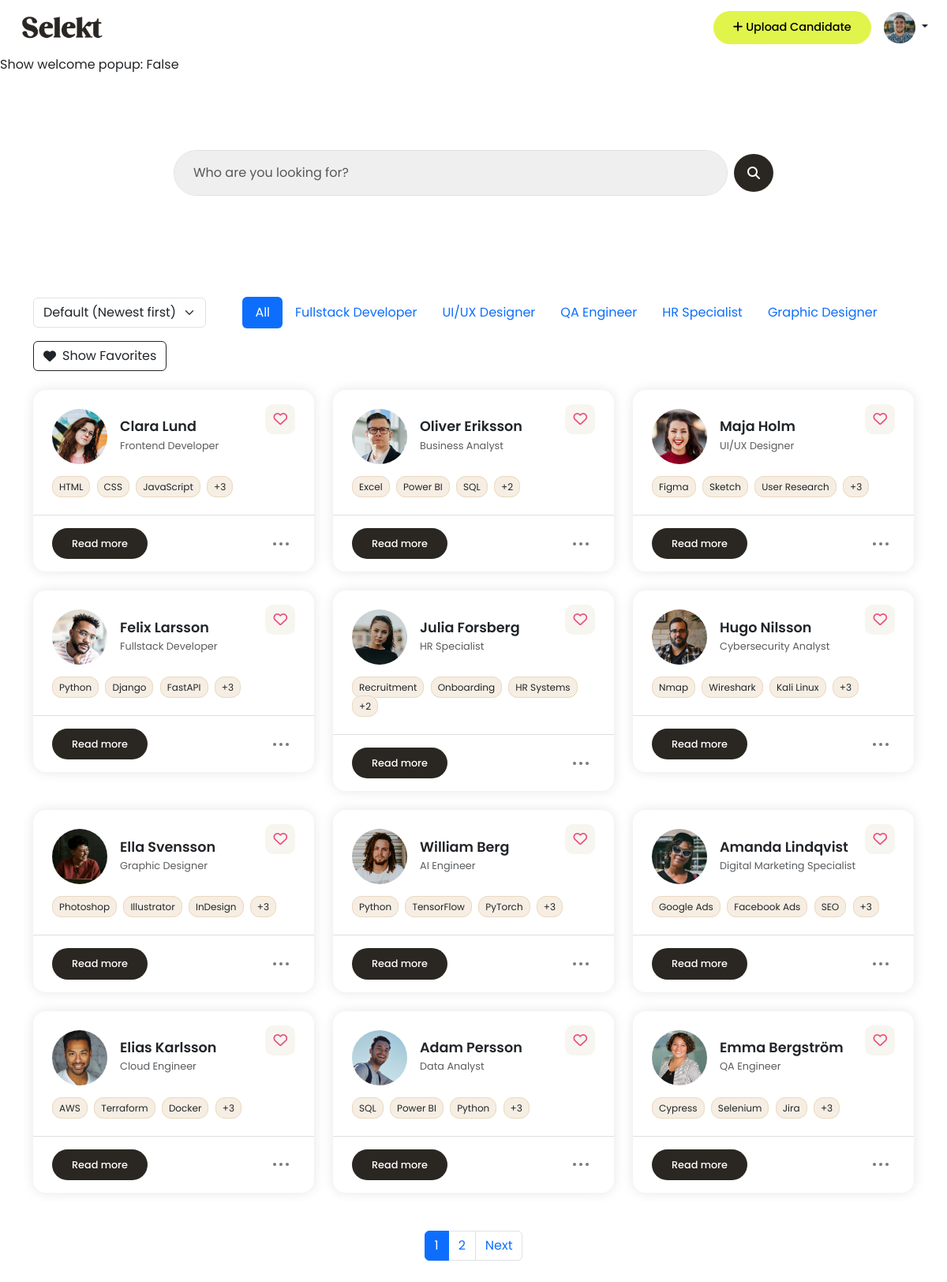
/dashboard/ (signed in), run on the app's committed database.
### candidates/models.py (models this page shows, shortened)
class Profile(models.Model):
    user = models.OneToOneField(User, on_delete=models.CASCADE)
    profile_image = models.ImageField(upload_to='profile_images/', blank=True, null=True)
    is_first_login = models.BooleanField(default=True)

class Candidate(models.Model):
    user = models.ForeignKey(User, on_delete=models.CASCADE)
    name = models.CharField(max_length=100)
    email = models.EmailField()
    phone_number = models.CharField(max_length=20, blank=True)
    job_title = models.CharField(max_length=100, blank=True)
    profile_summary = models.TextField(blank=True)
    work_experience = models.TextField(blank=True)
    education = models.TextField(blank=True)
    location = models.CharField(max_length=100, blank=True)
    links = models.CharField(max_length=255, blank=True, help_text="e.g. LinkedIn, GitHub URLs")
    profile_image = models.ImageField(upload_to='profile_images/', blank=True, null=True)
    other = models.TextField(blank=True)
    notes = models.TextField(blank=True)
    top_skills = models.CharField(
        max_length=255,
        blank=True,
        help_text="Write top skills separated by commas (e.g. Communication, Leadership, SQL)"
    )
    uploaded_at = models.DateTimeField(auto_now_add=True)

### candidates/views.py (the view)
# urls.py: path('dashboard/', candidate_views.dashboard, name='dashboard'),
@login_required
def dashboard(request):
    query = request.GET.get('q', '')
    sort = request.GET.get('sort', '')
    filter_title = request.GET.get('title', '')
    show_favorites = request.GET.get('favorites') == 'on'
    candidates = Candidate.objects.filter(user=request.user)
    candidates = filter_candidates(candidates, query)
    if filter_title:
        candidates = candidates.filter(job_title__iexact=filter_title)
    if show_favorites:
        favorite_candidates = Favorite.objects.filter(user=request.user).values_list('candidate_id', flat=True)
        candidates = candidates.filter(id__in=favorite_candidates)
    if sort == 'name':
        candidates = candidates.order_by('name')
    else:
        candidates = candidates.order_by('-uploaded_at')
    job_titles = (
        Candidate.objects
        .filter(user=request.user)
        .exclude(job_title__isnull=True)
        .exclude(job_title__exact='')
        .values('job_title')
        .annotate(count=Count('job_title'))
        .order_by('-count')[:5]
    )
    paginator = Paginator(candidates, 12)
    page_number = request.GET.get('page')
    candidates = paginator.get_page(page_number)
    for candidate in candidates:
        candidate.skill_list = [skill.strip() for skill in candidate.top_skills.split(',')]
        candidate.is_favorite = Favorite.objects.filter(user=request.user, candidate=candidate).exists()
    show_welcome_popup = False
    if hasattr(request.user, 'profile') and request.user.profile.is_first_login:
        show_welcome_popup = True
    context = {
        'candidates': candidates,
        'job_titles': job_titles,
        'active_title': filter_title,
        'show_favorites': show_favorites,
        'show_welcome_popup': show_welcome_popup,
    }
    return render(request, 'dashboard.html', context)

### candidates/context_processors.py (called while the page is built)
def profile_picture(request):
    if request.user.is_authenticated:
        try:
            profile = request.user.profile
        except Profile.DoesNotExist:
            profile = None
    else:
        profile = None
    return {'profile': profile}

### candidates/views.py (called while the page is built, shortened)
def filter_candidates(queryset, query):
    return queryset

### templates/dashboard.html (shortened to what this page needs)
{% extends "base.html" %}
{% load static %}
{% block content %}
<p>Show welcome popup: {{ show_welcome_popup }}</p>
<div class="container hero">
  <form method="get" class="d-flex align-items-center gap-2 w-100 candidate-search position-relative">
    <input type="text" class="form-control px-4 py-3 border-1 shadow-none" name="q" id="searchInput"
      placeholder="Who are you looking for?" value="{{ request.GET.q }}">
    <button class="btn button-base scn-button d-flex justify-content-center align-items-center rounded-circle"
      type="submit">
      <i class="fas fa-search"></i>
    </button>
  </form>
</div>
<div class="container py-5">
  <div class="d-flex justify-content-between align-items-center mb-4 flex-wrap gap-3">
    <form id="sortForm" class="d-flex align-items-center">
      <select name="sort" id="sortSelect" class="form-select w-auto">
        <option value="" {% if not request.GET.sort %}selected{% endif %}>Default (Newest first)</option>
      </select>
    </form>
    <ul class="nav nav-pills justify-content-center flex-grow-1">
      <li class="nav-item">
        <a class="nav-link {% if not active_title %}active{% endif %}" href="{% url 'dashboard' %}">All</a>
      </li>
      {% for title in job_titles %}
      <li class="nav-item">
        <a class="nav-link {% if active_title == title.job_title %}active{% endif %}"
          href="?title={{ title.job_title|urlencode }}">
          {{ title.job_title }}
        </a>
      </li>
      {% endfor %}
    </ul>
    <button id="favoritesToggle" type="button" class="btn btn-outline-dark d-flex align-items-center gap-2">
    </button>
  </div>
  {% if candidates %}
  <div class="row g-4">
    {% for candidate in candidates %}
    <div class="col-md-4 col-sm-6">
      <div class="candidate-card bg-white position-relative">
        <div class="position-absolute top-0 end-0 p-4">
          <span class="heart-icon" onclick="toggleFavorite({{ candidate.id }}, this)">
            <i id="heart-card-{{ candidate.id }}" class="fa{% if candidate.is_favorite %}-solid{% else %}-regular{% endif %} fa-heart"></i>
          </span>
        </div>
        <div class="px-4 pt-4 pb-2">
          <div class="d-flex align-items-center gap-3 mb-3">
            {% if candidate.profile_image %}
            <img src="{{ candidate.profile_image.url }}" alt="Profile Image" />
            {% else %}
            <img src="{% static 'media/images/user-pic.png' %}" alt="Profile Image" />
            {% endif %}
            <div>
              <h4 class="mb-0">{{ candidate.name }}</h4>
              <small class="text-muted">{{ candidate.job_title|default:'Candidate' }}</small>
            </div>
          </div>
          <div class="skill-container">
            {% with candidate.skill_list as skills %}
            {% for skill in skills|slice:":3" %}
            <span class="skill-badge">{{ skill }}</span>
            {% endfor %}
            {% if skills|length > 3 %}
            <span class="skill-badge">+{{ skills|length|add:"-3" }}</span>
            {% endif %}
            {% endwith %}
          </div>
        </div>
        <hr>
        <div class="d-flex justify-content-between align-items-center px-4 pb-3">
          <a href="#" onclick="openCandidateModal({{ candidate.id|escapejs }})"
            class="btn button-base scn-button read-btn">Read more</a>
          <div class="dot-menu position-relative p-2 rounded" style="cursor: pointer;">
            <div class="d-flex flex-row justify-content-center align-items-center">
              <span class="dot"></span>
              <span class="dot mx-1"></span>
              <span class="dot"></span>
            </div>
          </div>
        </div>
      </div>
    </div>
    {% endfor %}
    <div class="d-flex justify-content-center mt-5">
      <nav>
        <ul class="pagination">
          {% for num in candidates.paginator.page_range %}
            {% if num == 1 or num == candidates.paginator.num_pages or num >= candidates.number|add:"-2" and num <= candidates.number|add:"2" %}
              {% if num == candidates.number %}
                <li class="page-item active">
                  <span class="page-link">{{ num }}</span>
                </li>
              {% else %}
                <li class="page-item">
                  <a class="page-link" href="?{% if request.GET %}{{ request.GET.urlencode }}&{% endif %}page={{ num }}">{{ num }}</a>
                </li>
              {% endif %}
            {% elif num == 2 and candidates.number|add:"-2" > 2 %}
              <li class="page-item disabled"><span class="page-link">...</span></li>
            {% elif num == candidates.paginator.num_pages|add:"-1" and candidates.number|add:"2" < candidates.paginator.num_pages|add:"-1" %}
              <li class="page-item disabled"><span class="page-link">...</span></li>
            {% endif %}
          {% endfor %}
          {% if candidates.has_next %}
          <li class="page-item">
            <a class="page-link" href="?{% if request.GET %}{{ request.GET.urlencode }}&{% endif %}page={{ candidates.next_page_number }}">
              Next
            </a>
          </li>
          {% endif %}
        </ul>
      </nav>
    </div>
  {% else %}
  <p>No candidates yet.</p>
  {% endif %}
</div>
</div>
{% endblock %}

### templates/base.html (shortened to what this page needs)
{% load static %}
<!DOCTYPE html>
<html lang="en">
<head>
    <link href="https://cdn.jsdelivr.net/npm/bootstrap@5.3.2/dist/css/bootstrap.min.css" rel="stylesheet">
    <link rel="stylesheet" href="{% static 'css/style.css' %}">
    <link rel="stylesheet" href="https://cdn.jsdelivr.net/npm/trumbowyg@2.25.1/dist/ui/trumbowyg.min.css">
<link rel="stylesheet" href="https://cdn.jsdelivr.net/npm/trumbowyg@2.25.1/dist/ui/trumbowyg.min.css">
</head>
<body class="logged-in-body">
<header class="d-flex justify-content-between align-items-center px-4 py-3">
  <a href="{% url 'dashboard' %}" class="text-decoration-none">
    <img src="{% static 'media/images/logo.png' %}" alt="Logo" class="logo-img">
  </a>
  <div class="d-flex align-items-center gap-3">
    <a href="{% url 'candidate_add' %}" class="btn button-base cta-button">
      <i class="fa-solid fa-plus"></i> Upload Candidate
    </a>
    <div class="dropdown">
      <button class="btn dropdown-toggle p-0 border-0 bg-transparent" type="button" id="userMenuButton" data-bs-toggle="dropdown" aria-expanded="false">
        {% if profile and profile.profile_image %}
        <img src="{{ profile.profile_image.url }}" alt="Profile" class="rounded-circle profile-pic">
    {% else %}
        <img src="{% static 'media/images/user-pic.png' %}" alt="Default Image" class="rounded-circle profile-pic">
    {% endif %}
      </button>
    </div>
</header>
              {% block content %}
              {% endblock %}
</body>
</html>

### static/css/style.css (style rules this page uses)
body, .index-body, .auth-body { font-family: 'Poppins', sans-serif; }
h4 { font-size: 1.1rem; font-weight: 600; }
.text-muted { color: grey; font-size: 0.8rem; font-family: 'Poppins', sans-serif; }
.button-base { border-radius: 100px; padding: 10px 25px; font-weight: 500; display: inline-block; text-decoration: none; border: none; font-family: 'Poppins', sans-serif; }
.cta-button { background-color: #E1F44B; color: black; }
.scn-button { background-color: #2A2722; color: white; }
.logged-in-body .cta-button { font-size: 0.9rem; }
header { border-bottom: 0px; height: 70px; }
.logo-img { width: 110px; }
.profile-pic { width: 40px; height: 40px; object-fit: cover; }
.hero { padding: 80px 20px; text-align: center; max-width: 800px; }
.candidate-card { border-radius: 16px; box-shadow: 0 0 15px rgba(0, 0, 0, 0.1); transition: 0.3s ease; position: relative; }
.candidate-card hr { color: grey; }
.candidate-card img { width: 70px; height: 70px; border-radius: 50%; object-fit: cover; }
.skill-badge { background-color: #F6EEE3; font-size: 0.75rem; padding: 4px 8px; border-radius: 12px; margin-right: 4px; border: 1px solid #EBD9C1; }
.read-btn { font-size: 0.8rem; font-weight: 500; }
.heart-icon { font-size: 1.1rem; color: #E94C82; background: #f7f5ef; padding: 7px 10px; border-radius: 10px; }
.dot-menu { display: flex; gap: 4px; }
.dot { width: 4px; height: 4px; background-color: #7a7a7a; border-radius: 50%; }
.candidate-search input { background-color: #EFEFEF; border-radius: 100px; }
.candidate-search .btn { height: 48px; width: 48px; }

### data on the page
Profile: profile_image (picture)
Candidate: profile_image (picture), name "Clara Lund", job_title "Frontend Developer", skills "HTML" "CSS" "JavaScript", skill_list|length "3"
Candidate: profile_image (picture), name "Oliver Eriksson", job_title "Business Analyst", skills "Excel" "Power BI" "SQL", skill_list|length "2"
Candidate: profile_image (picture), name "Maja Holm", job_title "UI/UX Designer", skills "Figma" "Sketch" "User Research", skill_list|length "3"
Candidate: profile_image (picture), name "Felix Larsson", job_title "Fullstack Developer", skills "Python" "Django" "FastAPI", skill_list|length "3"
Candidate: profile_image (picture), name "Julia Forsberg", job_title "HR Specialist", skills "Recruitment" "Onboarding" "HR Systems", skill_list|length "2"
Candidate: profile_image (picture), name "Hugo Nilsson", job_title "Cybersecurity Analyst", skills "Nmap" "Wireshark" "Kali Linux", skill_list|length "3"
Candidate: profile_image (picture), name "Ella Svensson", job_title "Graphic Designer", skills "Photoshop" "Illustrator" "InDesign", skill_list|length "3"
Candidate: profile_image (picture), name "William Berg", job_title "AI Engineer", skills "Python" "TensorFlow" "PyTorch", skill_list|length "3"
Candidate: profile_image (picture), name "Amanda Lindqvist", job_title "Digital Marketing Specialist", skills "Google Ads" "Facebook Ads" "SEO", skill_list|length "3"
Candidate: profile_image (picture), name "Elias Karlsson", job_title "Cloud Engineer", skills "AWS" "Terraform" "Docker", skill_list|length "3"
Candidate: profile_image (picture), name "Adam Persson", job_title "Data Analyst", skills "SQL" "Power BI" "Python", skill_list|length "3"
Candidate: profile_image (picture), name "Emma Bergström", job_title "QA Engineer", skills "Cypress" "Selenium" "Jira", skill_list|length "3"

### other printed values
{{ show_welcome_popup }} "False"
{{ title.job_title }} "Fullstack Developer" "UI/UX Designer" "QA Engineer" "HR Specialist" "Graphic Designer"
{{ num }} "1"
{{ num }} "2"
